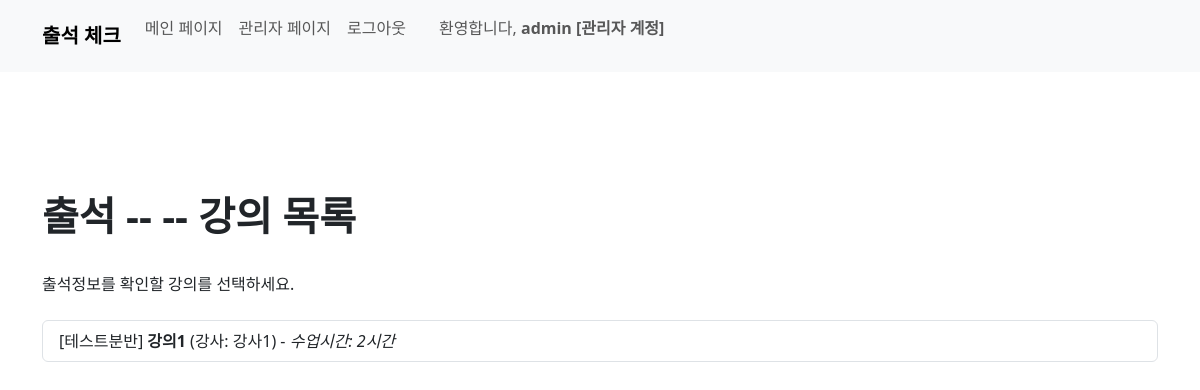
/course/attendance_course_list/1/ (signed in), run on the app's committed database.
### course/models.py (models this page shows, shortened)
class Course(models.Model):
    course_name = models.CharField(max_length=50)
    teacher_name = models.CharField(max_length=20)
    division_name = models.ForeignKey(Division, on_delete=models.CASCADE)
    start_date = models.DateField()
    start_at = models.TimeField()
    end_at = models.TimeField()
    hours = models.IntegerField()

### user/models.py (models this page shows)
class Division(models.Model):
    name = models.CharField(max_length=50)
    def __str__(self):
        return self.name

### course/views.py (the view)
# urls.py: path('attendance_course_list/<int:pk>/', views.attendance_course_list, name='attendance_course_list'),
@user_passes_test(lambda u: u.is_staff, login_url='/') # 권한 없으면 홈으로
def attendance_course_list(request, pk):
    course = Course.objects.filter(division_name_id=pk)
    context = {
        'course': course
    }
    return render(request, 'attendance_board/attendance_course_list.html', context)

### course/templates/attendance_board/attendance_course_list.html (shortened to what this page needs)
{% load static %}
{% load django_bootstrap5 %}
{% bootstrap_css %}
<!DOCTYPE html>
<html>
<head>
</head>
<body>
  {% include 'home/navbar.html' %}
  <br><br><br>
    <div class="container">
      <br><br>
      <h1><b>출석 -- {{division.name}} -- 강의 목록</b></h1>
      <br>
      출석정보를 확인할 강의를 선택하세요.
      <br><br>
      <div class="list-group">
        {% for c in course %}
          <a href="{% url 'course:attendance_course_board' c.pk %}" class="list-group-item list-group-item-action">
            [{{ c.division_name }}] <b>{{ c.course_name }}</b> (강사: {{ c.teacher_name }}) - <i>수업시간: {{ c.hours }}시간</i>
        </a>
        {% endfor %}
      </div>
  </div>
</body>
</html>

### home/templates/home/navbar.html (shortened to what this page needs)
{% load django_bootstrap5 %}
{% bootstrap_css %}
<nav class="navbar navbar-expand-lg bg-body-tertiary bg-light">
  <div class="container-fluid container">
      <a class="navbar-brand" href="{% url 'home:home' %}"><b>출석 체크</b></a>
      <div class="collapse navbar-collapse" id="navbarNav">
          <ul class="navbar-nav mb-3">
              {% if user.is_authenticated %}
                  {% if user.is_staff %}
                      <li class="nav-item">
                        <a class="nav-link" aria-current="page" href="{% url 'home:home' %}">메인 페이지</a>
                      </li>
                      <li class="nav-item">
                        <a class="nav-link" aria-current="page" href="{% url 'user:admin_home' %}">관리자 페이지</a>
                      </li>
                      <li class="nav-item">
                        <a class="nav-link" aria-current="page" href="{% url 'home:logout' %}">로그아웃</a>
                      </li>
                      {% if user.student %}
                      <span class="navbar-text mr-3">
                        &nbsp;&nbsp;&nbsp;&nbsp;&nbsp; 환영합니다, <b> {{ user.student }} </b>
                      </span>
                      {% else %}
                      <span class="navbar-text mr-3">
                        &nbsp;&nbsp;&nbsp;&nbsp;&nbsp; 환영합니다, <b> {{ user }} [관리자 계정] </b>
                      </span>
                      {% endif %}
                  {% endif %}
              {% else %}
                <li class="nav-item">
                  <a class="nav-link active" href="{% url 'home:login' %}">로그인</a>
                </li>
              {% endif %}
          </ul>
      </div>
  </div>
</nav>

### data on the page
Course: division_name "테스트분반", course_name "강의1", teacher_name "강사1", hours "2"

### other printed values
{{ user }} "admin"
